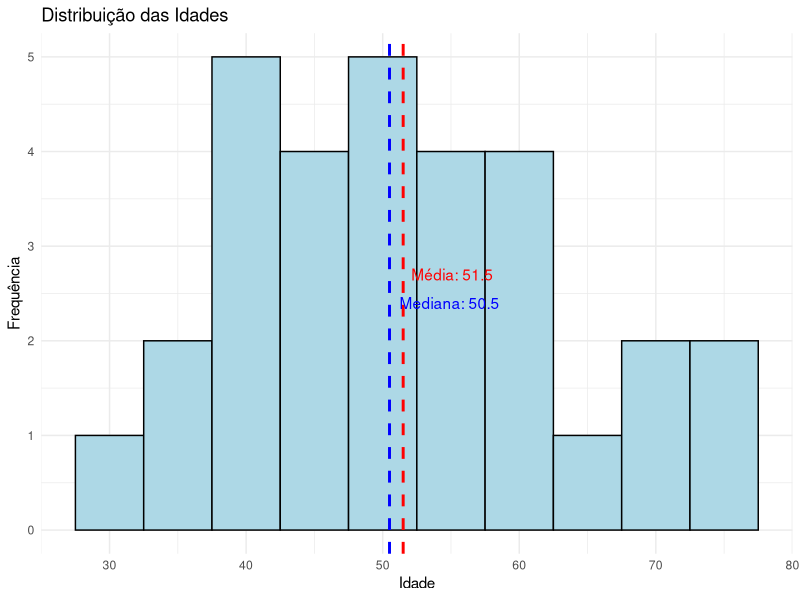
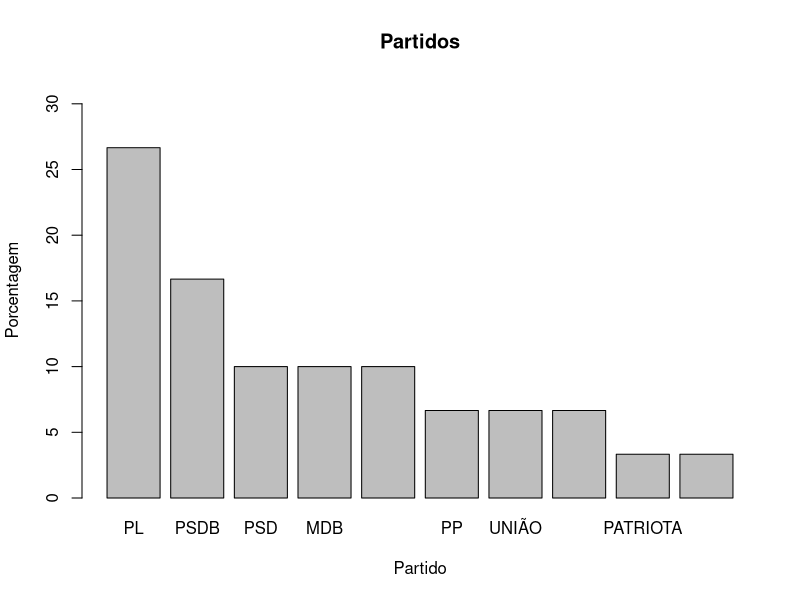
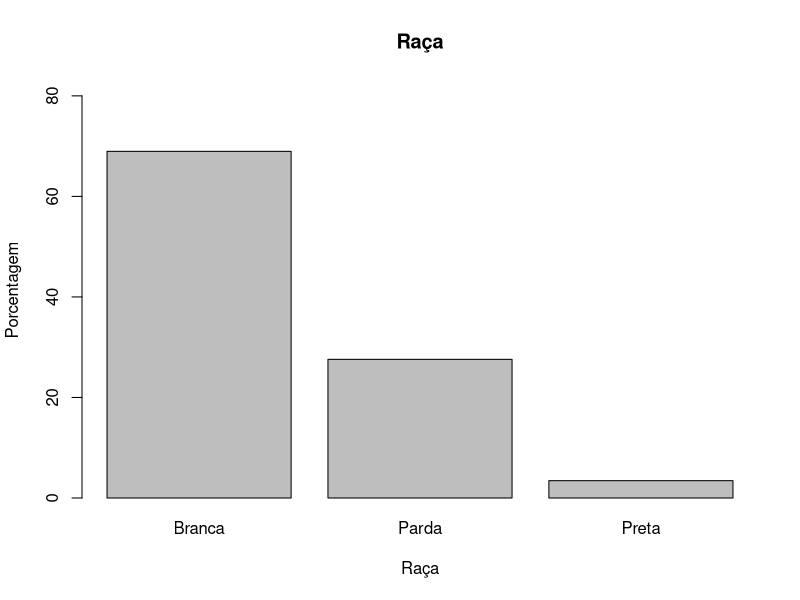
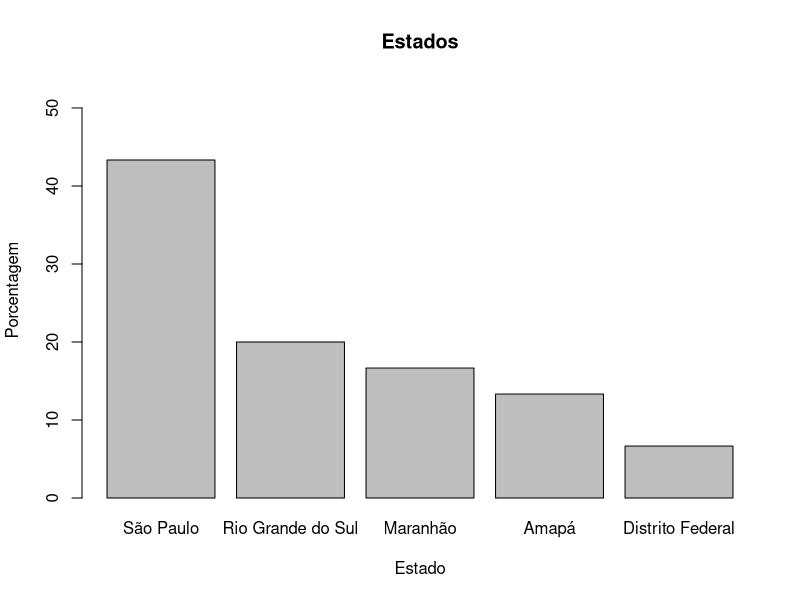
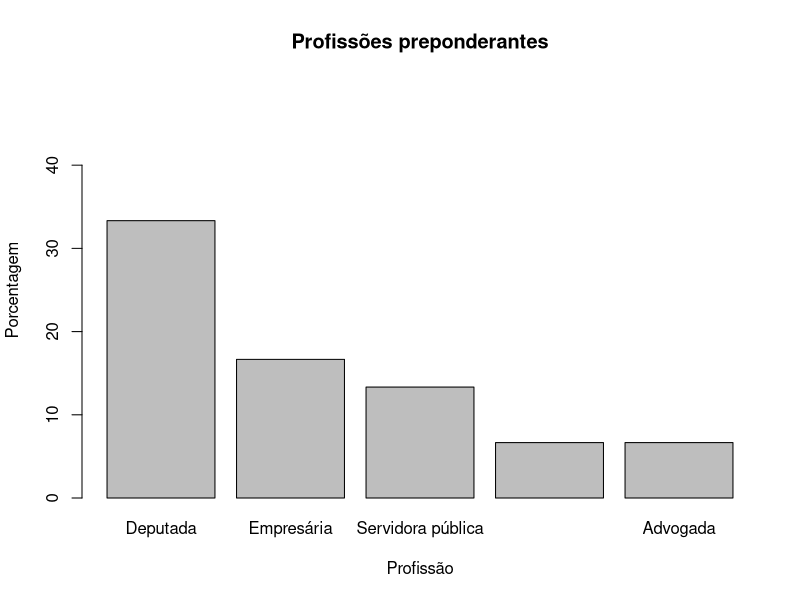
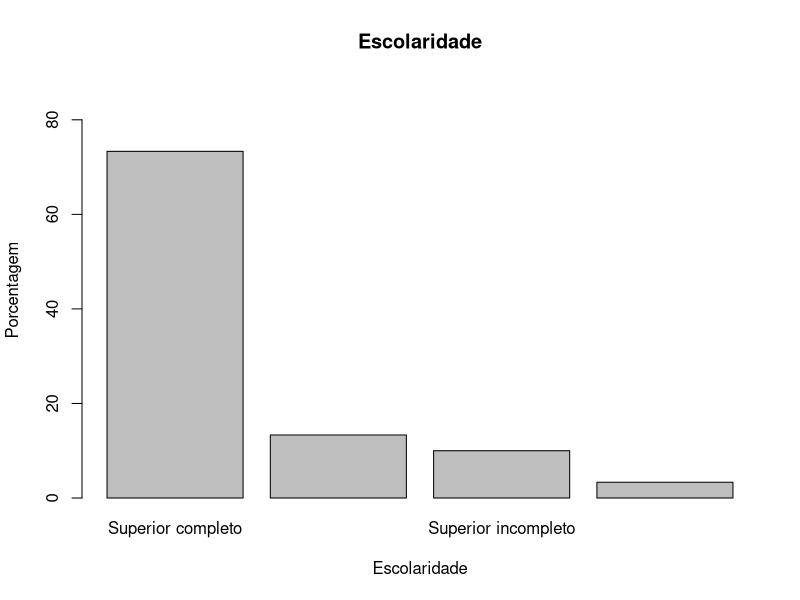
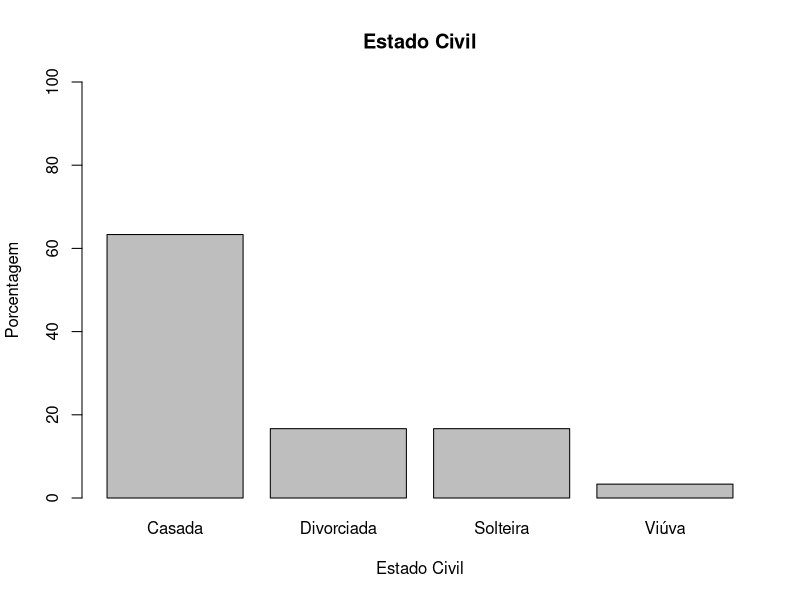
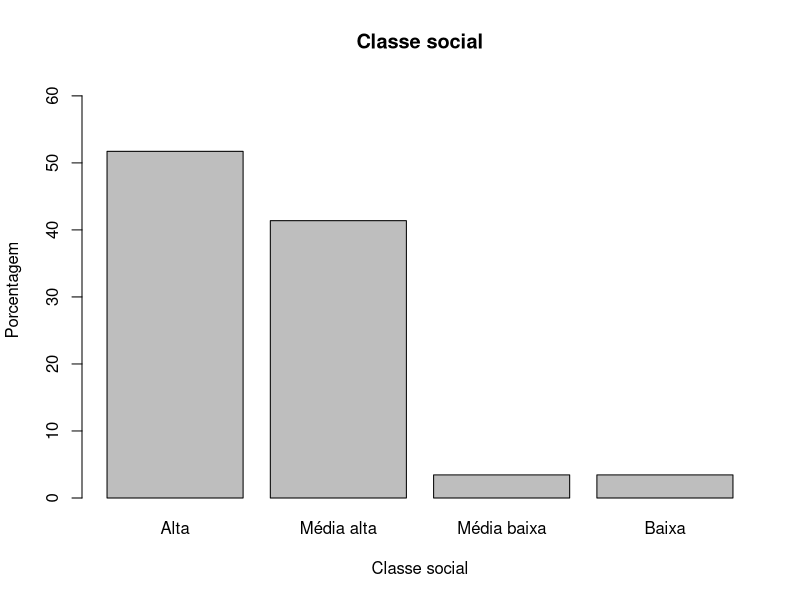

The R source for these figures, in order:
getwd()
setwd("C:\\Users\\User\\Documents\\perfil")

a <- read.csv("deputadas_r.csv", fileEncoding = "UTF-8", stringsAsFactors = FALSE)
install.packages("dplyr")
library(dplyr)
install.packages("ggplot2")
library(ggplot2)


vlab <- names(a)
names(a) <- paste0("b", 1:ncol(a))

a$idade <- a$b2
attr(a$idade, "label") <- "Idade"

a$estado <- a$b3
attr(a$estado, "label") <- "Estado"

a$partido <- a$b4
attr(a$partido, "label") <- "Partido"

a$classificação <- a$b5
attr(a$classificação, "label") <- "Classificação"

a$raça <- a$b6
attr(a$raça, "label") <- "Raça"

a$profissão <- a$b7
attr(a$profissão, "label") <- "Profissão"

a$escolaridade <- a$b8
attr(a$escolaridade, "label") <- "Escolaridade"

a$estadocivil <- a$b9
attr(a$estadocivil, "label") <- "Estado civil"

a$classesocial <- a$b10
attr(a$classesocial, "label") <- "Classe social"

a$tempo <- a$b11
attr(a$tempo, "label") <- "Tempo na política"



#idade
media <- mean(a$b2)
print(media)

mediana <- median(a$b2)
print(mediana)


ggplot(a, aes(x = b2)) +
  geom_histogram(binwidth = 5, fill = "lightblue", color = "black") +
  geom_vline(aes(xintercept = media), color = "red", linetype = "dashed", size = 1, label = "Média") +
  geom_vline(aes(xintercept = mediana), color = "blue", linetype = "dashed", size = 1, label = "Mediana") +
  labs(
    title = "Distribuição das Idades",
    x = "Idade",
    y = "Frequência"
  ) +
  theme_minimal() +
  annotate("text", x = media, y = max(table(a$b2)) * 0.9, label = paste("Média:", round(media, 2)), color = "red", hjust = -0.1) +
  annotate("text", x = mediana, y = max(table(a$b2)) * 0.8, label = paste("Mediana:", round(mediana, 2)), color = "blue", hjust = -0.1)

#partido
fpartido <- table(a$partido)
print(fpartido)

fpartido <- table(a$partido)
ppartido <- prop.table(fpartido) * 100
print(ppartido)


partidos <- c("PL","PSDB", "PSD", "MDB","REPUBLICANOS", "PP", "UNIÃO", "PODE", "PATRIOTA", "SDD")
porcentagens_partido <- c(26.66, 16.66, 10, 10, 10, 6.66, 6.66, 6.66, 3.33, 3.33  )
largura_barras <- 0.9
barplot(porcentagens_partido, 
        width = largura_barras, 
        names.arg = partidos, 
        main = "Partidos", xlab = "Partido", ylab = "Porcentagem",
        ylim = c(0, max(porcentagens_partido +5 )))




#raça
a$raça[a$raça == "Sem informação"] <- NA

fraça <- table(a$raça)
print(fraça)

fraça <- table(a$raça)
praça <- prop.table(fraça) * 100
print(praça)

write.csv(a, "C:\\Users\\User\\Documents\\deputadas_r.csv", row.names = FALSE)
barplot(praça, main = "Raça", xlab = "Raça", ylab = "Porcentagem", ylim = c(0, max(praça) * 1.2))

#estado

festado <- table(a$estado)
print(festado)

pestado <- prop.table(festado) * 100
print(pestado)

estados <- c("São Paulo", "Rio Grande do Sul", "Maranhão", "Amapá", "Distrito Federal")
porcentagens_estados <- c(43.33, 20, 16.66, 13.33, 6.66)
largura_barras <- 0.8
barplot(porcentagens_estados, 
        width = largura_barras, 
        names.arg = estados, 
        main = "Estados", xlab = "Estado", ylab = "Porcentagem",
        ylim = c(0, max(porcentagens_estados +10 )))


#profissão
fprofissão <- table(a$profissão)
print(fprofissão)

fprofissão <- table(a$profissão)
pprofissão <- prop.table(fprofissão) * 100
print(pprofissão)


profissão <- c("Deputada", "Empresária", "Servidora pública", "Administradora", "Advogada")
porcentagens_profissão <- c(33.33, 16.66, 13.33, 6.66, 6.66)
largura_barras <- 0.8
barplot(porcentagens_profissão, 
        width = largura_barras, 
        names.arg = profissão, 
        main = "Profissões preponderantes", xlab = "Profissão", ylab = "Porcentagem",
        ylim = c(0, max(porcentagens_profissão *1.5 )))

# Verificar os valores únicos na variável escolaridade
print(unique(a$escolaridade))
print(a$escolaridade)

# Redefinir a ordem dos fatores da escolaridade
a$escolaridade <- factor(a$escolaridade, 
                         levels = c("Ensino fundamental completo", 
                                    "Ensino médio completo", 
                                    "Superior incompleto", 
                                    "Superior completo"))

# Calcular a frequência e as porcentagens de escolaridade
fescolaridade <- table(a$escolaridade)
print(fescolaridade)

pescolaridade <- prop.table(fescolaridade) * 100
print(pescolaridade)

# Ordena os dados em ordem decrescente
pescolaridade_ordenada <- pescolaridade[order(pescolaridade, decreasing = TRUE)]

# Cria o gráfico com os dados ordenados
barplot(pescolaridade_ordenada, 
        main = "Escolaridade", 
        xlab = "Escolaridade", 
        ylab = "Porcentagem", 
        ylim = c(0, max(pescolaridade) * 1.2))

#estado civil

festadocivil <- table(a$estadocivil)
print(festadocivil)

festadocivil <- table(a$estadocivil)
pestadocivil <- prop.table(festadocivil) * 100
print(pestadocivil)

barplot(pestadocivil, main = "Estado Civil", xlab = "Estado Civil", ylab = "Porcentagem", ylim = c(0, 100))

#classe social de acordo com campos e machado (2020)

# Redefinir a ordem dos fatores da classe social
a$classesocial <- factor(a$classesocial, 
                         levels = c("Alta", 
                                    "Média alta", 
                                    "Média baixa", 
                                    "Baixa"))

# Calcular a frequência e as porcentagens de classe social
fclassesocial <- table(a$classesocial)
print(fclassesocial)

pclassesocial <- prop.table(fclassesocial) * 100
print(pclassesocial)

# Criar o gráfico de barras mantendo a ordem dos níveis definidos
barplot(pclassesocial, 
        main = "Classe social", 
        xlab = "Classe social", 
        ylab = "Porcentagem", 
        ylim = c(0, max(pclassesocial) * 1.2),
        col = "gray")


#tempo na política
media <- mean(a$tempo)
print(media)
mediana <- median(a$tempo)
print(mediana)

# Cria o histograma com linhas verticais para a média e a mediana
hist(a$tempo, 
     main = "Distribuição do Tempo na Política", 
     xlab = "Tempo na Política (anos)", 
     ylab = "Frequência", 
     col = "lightblue", 
     border = "black")

# Adiciona linhas para a média e a mediana
abline(v = media, col = "red", lwd = 2, lty = 2)     # Linha pontilhada vermelha para a média
abline(v = mediana, col = "blue", lwd = 2, lty = 2)   # Linha pontilhada azul para a mediana

# Adiciona uma legenda para as linhas
legend("topright", legend = c("Média", "Mediana"), 
       col = c("red", "blue"), lty = 2, lwd = 2)


#cruzamentos e distribuições


# Converter as variáveis para fator, se ainda não estiverem
a$partido <- as.factor(a$partido)
a$raça <- as.factor(a$raça)

# Filtrar os dados para remover valores NA
dados_filtrados <- a %>%
  filter(!is.na(partido), !is.na(raça))


# Criar um gráfico de barras agrupadas
ggplot(dados_filtrados, aes(x = partido, fill = raça)) +
  geom_bar(position = "dodge") +
  labs(title = "Distribuição de Raça por Partido",
       x = "Partido",
       y = "Contagem",
       fill = "Raça") +
  theme_minimal() +
  theme(axis.text.x = element_text(angle = 45, hjust = 1))



# Converter as variáveis para fator, se ainda não estiverem
a$partido <- as.factor(a$partido)
a$estado <- as.factor(a$estado)

# Filtrar os dados para remover valores NA
dados_filtrados <- a %>%
  filter(!is.na(partido), !is.na(estado))

# Criar um gráfico de barras agrupadas
ggplot(dados_filtrados, aes(x = partido, fill = estado)) +
  geom_bar(position = "dodge") +
  labs(title = "Distribuição de Estado por Partido",
       x = "Partido",
       y = "Contagem",
       fill = "Estado") +
  theme_minimal() +
  theme(axis.text.x = element_text(angle = 45, hjust = 1))



# Converter as variáveis para fator, se ainda não estiverem
a$raça <- as.factor(a$raça)
a$escolaridade <- as.factor(a$escolaridade)

# Filtrar os dados para remover valores NA
dados_filtrados <- a %>%
  filter(!is.na(raça), !is.na(escolaridade))

# Criar um gráfico de barras agrupadas
ggplot(dados_filtrados, aes(x = raça, fill = escolaridade)) +
  geom_bar(position = "dodge") +
  labs(title = "Distribuição de Escolaridade por Raça",
       x = "Raça",
       y = "Contagem",
       fill = "Escolaridade") +
  theme_minimal()

# Converter as variáveis para fator, se ainda não estiverem
a$raça <- as.factor(a$raça)
a$classesocial <- as.factor(a$classesocial)

# Filtrar os dados para remover valores NA
dados_filtrados <- a %>%
  filter(!is.na(raça), !is.na(classesocial))

# Criar um gráfico de barras agrupadas
ggplot(dados_filtrados, aes(x = raça, fill = classesocial)) +
  geom_bar(position = "dodge") +
  labs(title = "Distribuição de Classe Social por Raça",
       x = "Raça",
       y = "Contagem",
       fill = "Classe Social") +
  theme_minimal()

# Converter as variáveis para fator, se ainda não estiverem
a$classesocial <- as.factor(a$classesocial)
a$partido <- as.factor(a$partido)

# Filtrar os dados para remover valores NA
dados_filtrados <- a %>%
  filter(!is.na(classesocial), !is.na(partido))

# Criar um gráfico de barras agrupadas
ggplot(dados_filtrados, aes(x = classesocial, fill = partido)) +
  geom_bar(position = "dodge") +
  labs(title = "Distribuição de Partidos por Classe Social",
       x = "Classe Social",
       y = "Contagem",
       fill = "Partido") +
  theme_minimal()


# Contagem das mulheres nas duas classificações
direita_tradicional <- sum(a$classificação == "Direita tradicional")
neoconservadora <- sum(a$classificação == "Neoconservadora")

# Exibir as contagens
direita_tradicional
neoconservadora

# Criar o gráfico de barras com as porcentagens
porcentagens_classificacao <- c(
  "Direita Tradicional" = (direita_tradicional / nrow(a)) * 100,
  "Neoconservadora" = (neoconservadora / nrow(a)) * 100
)

barplot(porcentagens_classificacao,
        main = "Porcentagem de Mulheres de Direita Tradicional e Neoconservadoras",
        xlab = "Classificação",
        ylab = "Porcentagem (%)",
        col = c("lightcoral", "lightblue"),
        ylim = c(0, 100))


# Contagem de partidos por classificação direita tradicional e neoconservadora
contagem_partidos <- a %>%
  group_by(partido, classificação) %>%
  summarise(contagem = n()) %>%
  ungroup()

# Plotar o gráfico de barras
ggplot(contagem_partidos, aes(x = partido, y = contagem, fill = classificação)) +
  geom_bar(stat = "identity", position = "dodge") +
  labs(
    title = "Comparação dos Partidos entre Direita Tradicional e Neoconservadora",
    x = "Partidos",
    y = "Contagem",
    fill = "Classificação"
  ) +
  theme_minimal() +
  theme(axis.text.x = element_text(angle = 45, hjust = 1))


###########diferenciando os perfis

#partido
# Contagem de partidos por classificação direita tradicional e neoconservadora
contagem_partidos <- table(a$partido, a$classificação)
print(contagem_partidos)

# Realizar o teste qui-quadrado para verificar se a distribuição dos partidos é independente entre as classificações 
teste_qui_quadrado <- chisq.test(contagem_partidos)

# Exibir o resultado do teste qui-quadrado
print(teste_qui_quadrado)

# Caso o valor de p seja menor que 0.05, isso indicaria que há uma associação significativa entre partido e classificação
if(teste_qui_quadrado$p.value < 0.05) {
  print("Há uma associação significativa entre partido e a classificação")
} else {
  print("Não há uma associação significativa entre partido e a classificação")
}

# Contagem de partidos por classificação direita tradicional e neoconservadora
contagem_partidos <- a %>%
  group_by(partido, classificação) %>%
  summarise(contagem = n()) %>%
  ungroup()

# Plotar o gráfico de barras
ggplot(contagem_partidos, aes(x = partido, y = contagem, fill = classificação)) +
  geom_bar(stat = "identity", position = "dodge") +
  labs(
    title = "Comparação dos Partidos entre Direita Tradicional e Neoconservadora",
    x = "Partidos",
    y = "Contagem",
    fill = "Classificação"
  ) +
  theme_minimal() +
  theme(axis.text.x = element_text(angle = 45, hjust = 1))



#estado

# Contagem de estados por classificação direita tradicional e neoconservadora
contagem_estados <- table(a$estado, a$classificação)
print(contagem_estados)

# Realizar o teste qui-quadrado para verificar se a distribuição dos estados é independente entre as classificações 
teste_qui_quadrado <- chisq.test(contagem_estados)

# Exibir o resultado do teste qui-quadrado
print(teste_qui_quadrado)

# Caso o valor de p seja menor que 0.05, isso indicaria que há uma associação significativa entre estado e classificação 
if(teste_qui_quadrado$p.value < 0.05) {
  print("Há uma associação significativa entre estado e a classificação.")
} else {
  print("Não há uma associação significativa entre estado e a classificação.")
}



#raça

# Contagem de raça por classificação direita tradicional e neoconservadora
contagem_raca <- table(a$raça, a$classificação)
print(contagem_raca)

# Realizar o teste qui-quadrado para verificar se a distribuição das raças é independente entre as classificações 
teste_qui_quadrado_raca <- chisq.test(contagem_raca)

# Exibir o resultado do teste qui-quadrado
print(teste_qui_quadrado_raca)

# Caso o valor de p seja menor que 0.05, isso indicaria que há uma associação significativa entre raça e classificação 
if(teste_qui_quadrado_raca$p.value < 0.05) {
  print("Há uma associação significativa entre raça e a classificação")
} else {
  print("Não há uma associação significativa entre raça e a classificação")
}



#escolaridade

# Contagem de escolaridade por classificação direita tradicional e neoconservadora
contagem_escolaridade <- table(a$escolaridade, a$classificação)
print(contagem_escolaridade)

# Realizar o teste qui-quadrado para verificar se a distribuição de escolaridade é independente entre as classificações 
teste_qui_quadrado_escolaridade <- chisq.test(contagem_escolaridade)

# Exibir o resultado do teste qui-quadrado
print(teste_qui_quadrado_escolaridade)

# Caso o valor de p seja menor que 0.05, isso indicaria que há uma associação significativa entre escolaridade e classificação 
if(teste_qui_quadrado_escolaridade$p.value < 0.05) {
  print("Há uma associação significativa entre escolaridade e a classificação")
} else {
  print("Não há uma associação significativa entre escolaridade e a classificação")
}




# idade


direita_tradicional <- a %>% filter(classificação == "Direita Tradicional")
neoconservadora <- a %>% filter(classificação == "Neoconservadora")

# Teste de Mann-Whitney para comparar a idade entre Direita Tradicional e Neoconservadora
resultado_mann_whitney <- wilcox.test(idade ~ classificação, data = a)

# Exibir o resultado
print(resultado_mann_whitney)

# Exibir o resultado do teste
resultado_mann_whitney <- wilcox.test(idade ~ classificação, data = a)

# Verificar se o p-valor é menor que 0.05 (nível de significância típico)
if (resultado_mann_whitney$p.value < 0.05) {
  message("A diferença nas idades entre os grupos Direita Tradicional e Neoconservadora é estatisticamente significativa (p < 0.05).")
} else {
  message("A diferença nas idades entre os grupos Direita Tradicional e Neoconservadora NÃO é estatisticamente significativa (p >= 0.05).")
}



#profissão

# Teste qui-quadrado para comparar Profissão por Classificação Direita Tradicional e Neoconservadora
teste_chi_profissao <- chisq.test(table(a$profissão, a$classificação))

# Exibir o resultado do teste qui-quadrado
print(teste_chi_profissao)

# Caso o valor de p seja menor que 0.05, isso indicaria que há uma associação significativa entre profissão e classificação
if(teste_chi_profissao$p.value < 0.05) {
  print("Há uma associação significativa entre profissão e a classificação")
} else {
  print("Não há uma associação significativa entre profissão e a classificação")
}


#classe social


# Teste qui-quadrado para comparar Classe Social por Classificação Direita Tradicional e Neoconservadora
teste_chi_classesocial <- chisq.test(table(a$classesocial, a$classificação))

# Exibir o resultado do teste qui-quadrado
print(teste_chi_classesocial)

# Caso o valor de p seja menor que 0.05, isso indicaria que há uma associação significativa entre classe social e classificação
if(teste_chi_classesocial$p.value < 0.05) {
  print("Há uma associação significativa entre classe social e a classificação")
} else {
  print("Não há uma associação significativa entre classe social e a classificação")
}

#tempo na política


# Teste de Mann-Whitney para comparar Tempo na Política entre Direita Tradicional e Neoconservadora
teste_mannwhitney <- wilcox.test(tempo ~ classificação, data = a)

# Exibir o resultado do teste Mann-Whitney
print(teste_mannwhitney)

# Verificar se o p-valor é menor que 0.05 para determinar se a diferença é estatisticamente significativa
if (teste_mannwhitney$p.value < 0.05) {
  message("Há uma diferença estatisticamente significativa no Tempo na Política entre Direita Tradicional e Neoconservadora (p < 0.05).")
} else {
  message("Não há uma diferença estatisticamente significativa no Tempo na Política entre Direita Tradicional e Neoconservadora (p >= 0.05).")
}


#estado civil


# Teste de Qui-Quadrado para comparar Estado Civil entre Direita Tradicional e Neoconservadora
# Criando uma tabela de contingência
tabela_contingencia <- table(a$estadocivil, a$classificação)

# Realizando o teste de Qui-Quadrado
teste_qi_quadrado <- chisq.test(tabela_contingencia)

# Exibir o resultado do teste de Qui-Quadrado
print(teste_qi_quadrado)

# Verificar se o p-valor é menor que 0.05 para determinar se há uma associação significativa
if (teste_qi_quadrado$p.value < 0.05) {
  message("Há uma associação significativa entre Estado Civil e a Classificação (Direita Tradicional e Neoconservadora) (p < 0.05).")
} else {
  message("Não há uma associação significativa entre Estado Civil e a Classificação (Direita Tradicional e Neoconservadora) (p >= 0.05).")
}


############capital político

b <- read.csv("capitais.csv",
              stringsAsFactors = FALSE)
b <- read.csv("capitais.csv", fileEncoding = "UTF-8")

# Define novos nomes para as colunas
colnames(b) <- paste0("b", 1:ncol(b))

# Imprime o dataframe para ver o resultado
print(b)

vlab <- names(b)
names(b) <- paste0("b", 1:ncol(b))


# Calcular as frequências e proporções de capital político
fcapitalpolítico <- table(b$b1)
pcapitalpolítico <- prop.table(fcapitalpolítico) * 100

# Imprimir os resultados
print(fcapitalpolítico)
print(pcapitalpolítico)

# Definir os dados para o gráfico de barras
capitalpolítico <- c("Capital político do próprio campo", "Capital familiar", "Capital midiático", "Capital religioso", "Capital associativo", "Sindicatos", "Sem informações")
porcentagens_capitalpolítico <- c(50, 35.41, 4.16, 4.16, 2.08, 2.08, 2.08 )
largura_barras <- 0.8

# Aumentar a margem esquerda para evitar sobreposição
par(mar = c(5, 7, 4, 2) + 0.1)  

# Criar o gráfico de barras sem rótulos no eixo X
barplot_positions <- barplot(porcentagens_capitalpolítico, 
                             width = largura_barras, 
                             names.arg = "",  # Remove os rótulos temporariamente
                             main = "Capital Político", 
                             xlab = "Capital Político", 
                             ylab = "Porcentagem", 
                             ylim = c(0, 60))

# Adicionar os rótulos manualmente na horizontal
text(x = barplot_positions, 
     y = par("usr")[3] - 2,  # Ajuste de posição abaixo do eixo X
     labels = capitalpolítico, 
     srt = 10,  # Inclinação de 45 graus para melhorar a legibilidade
     adj = 1, 
     xpd = TRUE, 
     cex = 0.8)  # Ajuste o tamanho da fonte conforme necessário




# Carregar os dados
capitais <- read.csv("classificacao_capitais.csv", stringsAsFactors = FALSE)

# Carregar os dados com a codificação UTF-8
capitais <- read.csv("classificacao_capitais.csv", stringsAsFactors = FALSE, fileEncoding = "UTF-8")


# Verificar os dados para garantir a estrutura
print(capitais)

# Renomear as colunas para facilitar o uso
colnames(capitais) <- c("Direita Tradicional", "Neoconservadora")

# Transformar os dados para o formato longo usando tidyr
library(tidyr)
capitais_long <- pivot_longer(capitais, 
                              cols = everything(), 
                              names_to = "Classificacao",   
                              values_to = "Capital")

# Remover linhas com valores NA ou vazios na coluna "Capital"
capitais_long <- capitais_long[!is.na(capitais_long$Capital) & capitais_long$Capital != "", ]

# Gerar o gráfico comparativo

ggplot(capitais_long, aes(x = Capital, fill = Classificacao)) + 
  geom_bar(position = "dodge") +
  labs(title = "Comparação de Capitais Políticos: Direita Tradicional vs Neoconservadora",
       x = "Tipo de Capital Político",
       y = "Contagem",
       fill = "Classificação") +
  theme_minimal() +
  theme(axis.text.x = element_text(angle = 45, hjust = 1))

# Criar a tabela de contingência
tabela_contingencia <- table(capitais_long$Capital, capitais_long$Classificacao)  

# Aplicar o teste qui-quadrado
resultado_qc <- chisq.test(tabela_contingencia)

# Exibir o resultado
print(resultado_qc)

